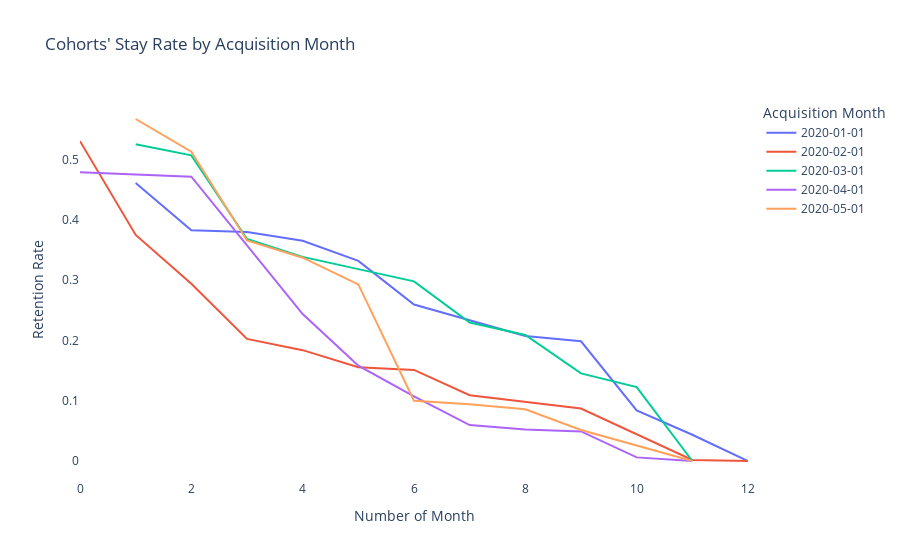

The code cell stored with this chart in its notebook:
### Code cell
fig = px.line(data_line, x="month_churned", y="Retention_Rate", 
              color='acquisition_month_s',
              title="Cohorts' Stay Rate by Acquisition Month", 
              labels={
                     "month_churned": "Number of Months",
                     "acquisition_month_s": "Acquisition Month",
                     "Retention_Rate":"Retention Rate"})
fig.update_layout({
        'plot_bgcolor': 'rgba(0, 0, 0, 0)',
        'paper_bgcolor': 'rgba(0, 0, 0, 0)',
})

fig.show()

### Figure 1 — Plotly figure (JSON) as saved in the notebook; plotly's stock layout.template omitted (floating-point values rounded to 4 significant figures)
{"data": [{"hovertemplate": "Acquisition Month=2020-01-01<br>Number of Month=%{x}<br>Retention Rate=%{y}<extra></extra>", "legendgroup": "2020-01-01", "line": {"color": "#636efa", "dash": "solid"}, "marker": {"symbol": "circle"}, "mode": "lines", "name": "2020-01-01", "orientation": "v", "showlegend": true, "type": "scatter", "x": [1, 2, 3, 4, 5, 6, 8, 9, 10, 11, 12], "xaxis": "x", "y": [0.4609, 0.3826, 0.3797, 0.3652, 0.3319, 0.2594, 0.2072, 0.1986, 0.08406, 0.04348, 0], "yaxis": "y"}, {"hovertemplate": "Acquisition Month=2020-02-01<br>Number of Month=%{x}<br>Retention Rate=%{y}<extra></extra>", "legendgroup": "2020-02-01", "line": {"color": "#EF553B", "dash": "solid"}, "marker": {"symbol": "circle"}, "mode": "lines", "name": "2020-02-01", "orientation": "v", "showlegend": true, "type": "scatter", "x": [0, 1, 2, 3, 4, 5, 6, 7, 9, 11, 12], "xaxis": "x", "y": [0.5304, 0.3749, 0.2941, 0.2025, 0.1838, 0.1555, 0.151, 0.1092, 0.08708, 0.001728, 0], "yaxis": "y"}, {"hovertemplate": "Acquisition Month=2020-03-01<br>Number of Month=%{x}<br>Retention Rate=%{y}<extra></extra>", "legendgroup": "2020-03-01", "line": {"color": "#00cc96", "dash": "solid"}, "marker": {"symbol": "circle"}, "mode": "lines", "name": "2020-03-01", "orientation": "v", "showlegend": true, "type": "scatter", "x": [1, 2, 3, 4, 5, 6, 7, 8, 9, 10, 11], "xaxis": "x", "y": [0.5251, 0.5069, 0.3681, 0.3385, 0.3182, 0.2978, 0.2297, 0.209, 0.1453, 0.1226, 0], "yaxis": "y"}, {"hovertemplate": "Acquisition Month=2020-04-01<br>Number of Month=%{x}<br>Retention Rate=%{y}<extra></extra>", "legendgroup": "2020-04-01", "line": {"color": "#ab63fa", "dash": "solid"}, "marker": {"symbol": "circle"}, "mode": "lines", "name": "2020-04-01", "orientation": "v", "showlegend": true, "type": "scatter", "x": [0, 2, 4, 5, 6, 7, 8, 9, 10, 11], "xaxis": "x", "y": [0.479, 0.4715, 0.2437, 0.1582, 0.1071, 0.05956, 0.05205, 0.04905, 0.006006, 0], "yaxis": "y"}, {"hovertemplate": "Acquisition Month=2020-05-01<br>Number of Month=%{x}<br>Retention Rate=%{y}<extra></extra>", "legendgroup": "2020-05-01", "line": {"color": "#FFA15A", "dash": "solid"}, "marker": {"symbol": "circle"}, "mode": "lines", "name": "2020-05-01", "orientation": "v", "showlegend": true, "type": "scatter", "x": [1, 2, 3, 4, 5, 6, 7, 8, 9, 11], "xaxis": "x", "y": [0.5671, 0.5129, 0.3657, 0.3371, 0.2929, 0.1, 0.09429, 0.08571, 0.05143, 0], "yaxis": "y"}], "layout": {"legend": {"title": {"text": "Acquisition Month"}, "tracegroupgap": 0}, "paper_bgcolor": "rgba(0, 0, 0, 0)", "plot_bgcolor": "rgba(0, 0, 0, 0)", "title": {"text": "Cohorts' Stay Rate by Acquisition Month"}, "xaxis": {"anchor": "y", "domain": [0, 1], "title": {"text": "Number of Month"}}, "yaxis": {"anchor": "x", "domain": [0, 1], "title": {"text": "Retention Rate"}}}}
